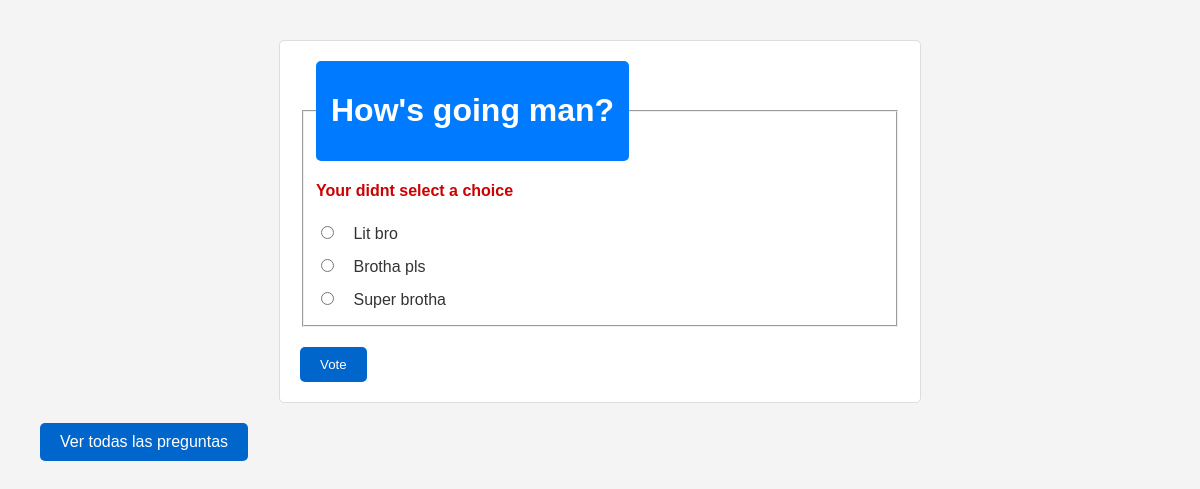
The app's page /votaciones/3/vote/ with its own data.
### votaciones/models.py (models this page shows, shortened)
class Question(models.Model):
    question_text = models.CharField(max_length=200)
    pub_date = models.DateTimeField("date published")

class Choice(models.Model):
    question = models.ForeignKey(Question, on_delete=models.CASCADE)
    choice_text = models.CharField(max_length=200)
    votes = models.IntegerField(default=0)

### votaciones/views.py (the view)
# urls.py: path("<int:question_id>/vote/",views.vote, name="vote"),
def vote(request,question_id):
  question = get_object_or_404(Question, pk=question_id)
  try:
    selected_choice = question.choice_set.get(pk=request.POST["choice"])
  except (KeyError, Choice.DoesNotExist):
    return render (request, "votaciones/detail.html", {
      "question": question,
      "error_message": "Your didnt select a choice"
    })
  else:
    selected_choice.votes = F("votes") + 1
    selected_choice.save()
    return HttpResponseRedirect(reverse("votaciones:results", args=(question.id,)))

### votaciones/templates/votaciones/detail.html (shortened to what this page needs)
{% load static %}
<link rel="stylesheet" href="{% static 'votaciones/detail.css' %}" />
<form action="{% url 'votaciones:vote' question.id %}" method="post">
  <fieldset>
    <legend><h1>{{ question.question_text }}</h1></legend>
    {% if error_message %}
    <p><strong>{{ error_message }}</strong></p>
    {% endif %} {% for choice in question.choice_set.all %}
    <input
      type="radio"
      name="choice"
      id="choice{{ forloop.counter }}"
      value="{{ choice.id }}"
    />
    <label for="choice{{ forloop.counter }}">{{ choice.choice_text }}</label
    ><br />
    {% endfor %}
  </fieldset>
  <input type="submit" value="Vote" />
</form>
<a href="{% url 'votaciones:index' %}">Ver todas las preguntas</a>

### votaciones/static/votaciones/detail.css (style rules this page uses)
form { background-color: #ffffff; border: 1px solid #dddddd; padding: 20px; border-radius: 5px; max-width: 600px; margin: auto; }
legend { background-color: #007bff; color: white; padding: 10px 15px; border-radius: 5px; }
label { margin-left: 10px; font-size: 16px; }
input[type="radio"] { margin: 10px 5px; }
input[type="submit"] { background-color: #06c; color: white; padding: 10px 20px; border: none; border-radius: 5px; cursor: pointer; margin-top: 20px; }
p { color: #cc0000; font-weight: bold; }
a { display: inline-block; background-color: #06c; color: white; padding: 10px 20px; border-radius: 5px; text-decoration: none; text-align: center; margin: 20px auto; width: fit-content; }

### records on screen
Question: question_text "How's going man?"
Choice: choice_text "Lit bro"
Choice: choice_text "Brotha pls"
Choice: choice_text "Super brotha"

### other values on screen
{{ error_message }} "Your didnt select a choice"
